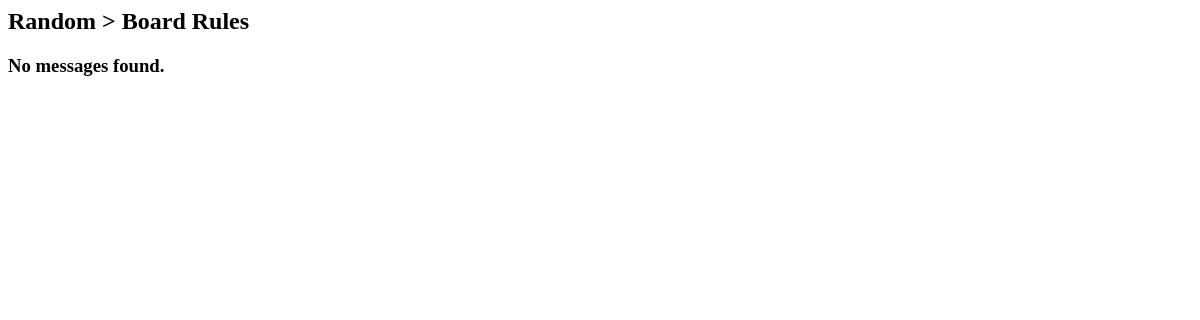
Page /msgboard/1/1/ on the earlier database version.
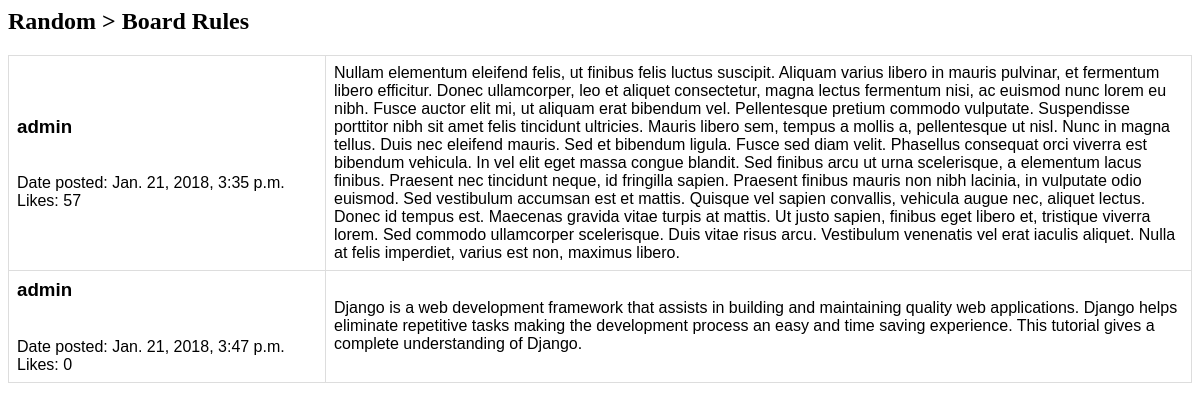
Same page on the later database version.
### msgboard/models.py (models this page shows, shortened)
class Msg(models.Model):
    user = models.ForeignKey(User)
    text = models.CharField(max_length=2048)
    likes = models.IntegerField(default=0)
    dateCreated = models.DateTimeField(default=now, null=True)
    Topic = models.ForeignKey(Topic, on_delete=models.CASCADE)

### msgboard/views.py (the view)
# urls.py: url(r'^(?P<board_id>[0-9]+)/(?P<topic_id>[0-9]+)/$', views.messages, name='messages'),
def messages(request, board_id, topic_id):
    try:
        board = Board.objects.get(pk=board_id)
        topic = Topic.objects.get(pk=topic_id)
        msg_list = Msg.objects.filter(Topic=topic_id)
        msg_list_view = []
        i = 0
        for msg in msg_list:
            msg_list_view.append(MsgView(msg_list[i]))
            msg_list_view[i] = msg
            msg_list_view[i].username = msg.user
            i+=1
    except Msg.DoesNotExist:
        return render(request, 'msgboard/oops.html')
    return render(request, 'msgboard/messages.html', {
        'board':board,
        'msg_list': msg_list_view,
        'topic': topic,
})

### msgboard/models.py (called while the page is built)
    def __str__(self):
        return self.name

    def __str__(self):
        return self.name

### msgboard/templates/msgboard/messages.html (shortened to what this page needs)
<head>
</head>
<h2>{{board}} > {{topic}}</h2>
{% if msg_list %}
<table>
    {% for msg in msg_list %}
        <tr>
            <td style="width:300px"><h3>{{msg.user}}</h3><br>Date posted: {{msg.dateCreated}}<br>Likes: {{msg.likes}}</td>
            <td>{{msg.text}}</td>
        </tr>
    {% endfor %}
</table>
{% else %}
<h3>No messages found.</h3>
{% endif%}

Differences in the rows shown:
added Msg: user "admin", dateCreated "Jan. 21, 2018, 3:35 p.m.", likes "57", text "Nullam elementum eleifend felis, ut finibus felis luctus suscipit. Aliquam varius libero in mauris pulvinar, et fermentum libero efficitur. Donec ullamcorper, leo et aliquet consectetur, magna lectus fermentum nisi, ac euismod nunc lorem eu nibh. Fusce auctor elit mi, ut aliquam erat bibendum vel. Pellentesque pretium commodo vulputate. Suspendisse porttitor nibh sit amet felis tincidunt ultricies. Mauris libero sem, tempus a mollis a, pellentesque ut nisl. Nunc in magna tellus. Duis nec eleifend mauris. Sed et bibendum ligula. Fusce sed diam velit. Phasellus consequat orci viverra est bibendum vehicula. In vel elit eget massa congue blandit. Sed finibus arcu ut urna scelerisque, a…"
added Msg: user "admin", dateCreated "Jan. 21, 2018, 3:47 p.m.", likes "0", text "Django is a web development framework that assists in building and maintaining quality web applications. Django helps eliminate repetitive tasks making the development process an easy and time saving experience. This tutorial gives a complete understanding of Django."
Other differences:
text no longer shown: "No messages found."
